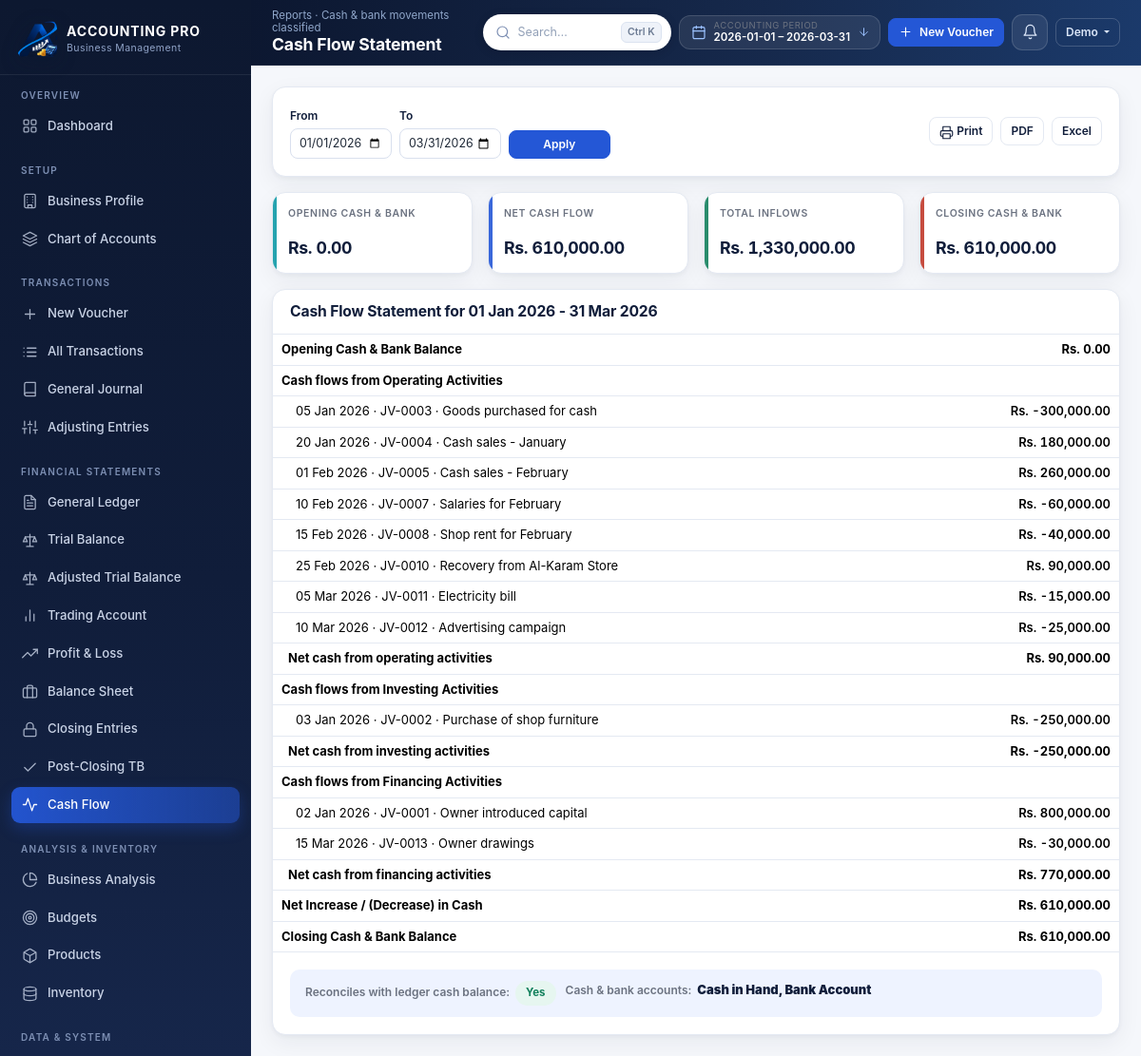
The app's page /cash-flow (signed in) with its own data.
### models.py (models this page shows, shortened)
class AccountingPeriod(db.Model):
    __tablename__ = "accounting_periods"
    __table_args__ = (UniqueConstraint("business_id", "label", name="uq_period_label"),)
    id = db.Column(Integer, primary_key=True)
    business_id = db.Column(Integer, ForeignKey("businesses.id", ondelete="CASCADE"),
                            nullable=False, index=True)
    label = db.Column(String(120), nullable=False)
    kind = db.Column(String(20), default="Yearly", nullable=False)
    start_date = db.Column(Date, nullable=False)
    end_date = db.Column(Date, nullable=False)
    is_active = db.Column(Boolean, default=True, nullable=False)
    is_closed = db.Column(Boolean, default=False, nullable=False)
    created_at = db.Column(DateTime, default=datetime.utcnow, nullable=False)
    business = relationship("Business", back_populates="periods")

class User(db.Model):
    __tablename__ = "users"
    id = db.Column(Integer, primary_key=True)
    name = db.Column(String(120), nullable=False)
    email = db.Column(String(190), nullable=False, unique=True, index=True)
    password_hash = db.Column(String(255), nullable=False)
    is_active = db.Column(Boolean, default=True, nullable=False)
    reset_token = db.Column(String(120), index=True)
    reset_expires = db.Column(DateTime)
    last_login = db.Column(DateTime)
    created_at = db.Column(DateTime, default=datetime.utcnow, nullable=False)
    businesses = relationship("Business", back_populates="user",
                              cascade="all, delete-orphan")
    settings = relationship("UserSettings", back_populates="user", uselist=False,
                            cascade="all, delete-orphan")

class JournalEntry(db.Model):
    __tablename__ = "journal_entries"
    __table_args__ = (
        UniqueConstraint("business_id", "voucher_no", name="uq_voucher_no"),
        Index("ix_entry_business_date", "business_id", "entry_date"),
    )
    id = db.Column(Integer, primary_key=True)
    business_id = db.Column(Integer, ForeignKey("businesses.id", ondelete="CASCADE"),
                            nullable=False, index=True)
    period_id = db.Column(Integer, ForeignKey("accounting_periods.id", ondelete="SET NULL"))
    voucher_no = db.Column(String(40), nullable=False)
    entry_date = db.Column(Date, nullable=False)
    entry_type = db.Column(String(40), default="General Journal", nullable=False)
    description = db.Column(String(255))
    narration = db.Column(Text)
    reference = db.Column(String(80))
    attachment = db.Column(String(255))
    status = db.Column(String(20), default="draft", nullable=False, index=True)
    reversal_of_id = db.Column(Integer, ForeignKey("journal_entries.id", ondelete="SET NULL"))
    total_debit = db.Column(Money, default=ZERO, nullable=False)
    total_credit = db.Column(Money, default=ZERO, nullable=False)
    created_by = db.Column(Integer, ForeignKey("users.id", ondelete="SET NULL"))
    created_at = db.Column(DateTime, default=datetime.utcnow, nullable=False)
    posted_at = db.Column(DateTime)
    lines = relationship("JournalLine", back_populates="entry",
                         cascade="all, delete-orphan", order_by="JournalLine.id")
    reversal_of = relationship("JournalEntry", remote_side=[id], foreign_keys=[reversal_of_id])

class JournalLine(db.Model):
    __tablename__ = "journal_lines"
    id = db.Column(Integer, primary_key=True)
    entry_id = db.Column(Integer, ForeignKey("journal_entries.id", ondelete="CASCADE"),
                         nullable=False, index=True)
    account_id = db.Column(Integer, ForeignKey("accounts.id", ondelete="RESTRICT"),
                           nullable=False, index=True)
    debit = db.Column(Money, default=ZERO, nullable=False)
    credit = db.Column(Money, default=ZERO, nullable=False)
    description = db.Column(String(255))
    entry = relationship("JournalEntry", back_populates="lines")
    account = relationship("Account", back_populates="lines")

### app.py (the view)
    @app.route("/cash-flow")
    @business_required
    def cash_flow_page():
        business = get_business()
        start, end = period_range()
        data = cash_flow(business.id, start, end)
        return render_template("cash_flow.html", cf=data)

### templates/cash_flow.html (shortened to what this page needs)
{% extends 'base.html' %}
{% from 'partials/icons.html' import icon %}
{% from 'partials/macros.html' import empty_state %}
{% block page_title %}Cash Flow Statement{% endblock %}
{% block crumb %}Reports · Cash &amp; bank movements classified{% endblock %}
{% block content %}
<div class="card mb-3 no-print">
  <div class="card-body d-flex flex-wrap gap-2 align-items-center">
    <form method="get" class="row g-2 align-items-end">
      <div class="col-6 col-md-4"><label class="form-label">From</label>
        <input type="date" class="form-control form-control-sm" name="start" value="{{ period_start }}"></div>
      <div class="col-6 col-md-4"><label class="form-label">To</label>
        <input type="date" class="form-control form-control-sm" name="end" value="{{ period_end }}"></div>
      <div class="col-12 col-md-4"><button class="btn btn-primary btn-sm w-100">Apply</button></div>
    </form>
    <div class="ms-auto d-flex flex-wrap gap-2">
      <button class="btn btn-sm btn-ghost" type="button" data-print>{{ icon('printer') }} Print</button>
      <a class="btn btn-sm btn-ghost" href="{{ url_for('export_report', fmt='pdf', report_name='cash_flow') }}">PDF</a>
      <a class="btn btn-sm btn-ghost" href="{{ url_for('export_report', fmt='excel', report_name='cash_flow') }}">Excel</a>
    </div>
  </div>
</div>
<div class="row g-3 mb-3">
  <div class="col-6 col-md-3"><div class="stat-card tone-cash">
    <div class="stat-label">Opening Cash &amp; Bank</div><div class="stat-value">{{ cf.opening|rs }}</div></div></div>
  <div class="col-6 col-md-3"><div class="stat-card tone-asset">
    <div class="stat-label">Net Cash Flow</div>
    <div class="stat-value {{ 'neg' if cf.net_change|neg }}">{{ cf.net_change|rs }}</div></div></div>
  <div class="col-6 col-md-3"><div class="stat-card tone-income">
    <div class="stat-label">Total Inflows</div><div class="stat-value">{{ cf.inflow|rs }}</div></div></div>
  <div class="col-6 col-md-3"><div class="stat-card tone-expense">
    <div class="stat-label">Closing Cash &amp; Bank</div><div class="stat-value">{{ cf.closing|rs }}</div></div></div>
</div>
<div class="card">
  <div class="card-header"><h3>Cash Flow Statement for {{ period_label }}</h3></div>
  <div class="card-body p-0">
    <div class="table-wrap">
      <table class="table table-sm mb-0">
        <tbody>
          <tr class="row-total"><td>Opening Cash &amp; Bank Balance</td>
            <td class="num" style="width:22%">{{ cf.opening|rs }}</td></tr>
          {% for bucket in ['Operating', 'Investing', 'Financing'] %}
            {% set amount = cf.operating if bucket == 'Operating' else (cf.investing if bucket == 'Investing' else cf.financing) %}
            <tr style="background:#f7f9fd"><td colspan="2"><strong>Cash flows from {{ bucket }} Activities</strong></td></tr>
            {% for d in cf.details[bucket] %}
              <tr><td class="ps-4">{{ d.date|dt }} · {{ d.voucher_no }} · {{ d.particulars }}</td>
                <td class="num {{ 'amount-pos' if d.amount > 0 else 'amount-neg' }}">{{ d.amount|rs }}</td></tr>
            {% else %}
              <tr><td class="ps-4 text-muted">No {{ bucket|lower }} cash movements.</td><td class="num">-</td></tr>
            {% endfor %}
            <tr><td class="fw-bold ps-3">Net cash from {{ bucket|lower }} activities</td>
              <td class="num fw-bold">{{ amount|rs }}</td></tr>
          {% endfor %}
        </tbody>
        <tfoot>
          <tr class="row-total"><td>Net Increase / (Decrease) in Cash</td>
            <td class="num">{{ cf.net_change|rs }}</td></tr>
          <tr class="row-total"><td>Closing Cash &amp; Bank Balance</td>
            <td class="num">{{ cf.closing|rs }}</td></tr>
        </tfoot>
      </table>
    </div>
  </div>
  <div class="card-body">
    <div class="totals-strip">
      <div class="item"><span>Reconciles with ledger cash balance:</span>
        <span class="status-pill {{ 'ok' if cf.reconciles else 'bad' }}">{{ 'Yes' if cf.reconciles else 'Check data' }}</span>
      </div>
      <div class="item"><span>Cash &amp; bank accounts:</span>
        <strong>{{ cf.accounts|map(attribute='name')|join(', ') if cf.accounts else 'none' }}</strong></div>
    </div>
  </div>
</div>
{% endblock %}

### templates/base.html (shortened to what this page needs)
{% from 'partials/icons.html' import icon %}
{% set notif_total = notifications.total if notifications is defined and notifications else 0 %}
{% set notif_items = notifications['items'] if notifications is defined and notifications else [] %}
<!doctype html>
<html lang="en">
<head>
  <link rel="stylesheet" href="{{ url_for('static', filename='vendor/bootstrap.min.css') }}">
  <link rel="stylesheet" href="{{ url_for('static', filename='css/style.css') }}">
</head>
<body>
{% if current_user %}
<div class="app-shell">
  <aside class="sidebar" id="sidebar">
    <div class="sidebar-brand">
      <img class="brand-mark brand-mark-logo" src="{{ url_for('static', filename='images/brand/logo-mark.png') }}" alt="ACCOUNTING PRO">
      <div class="brand-text">
        <strong>ACCOUNTING PRO</strong>
        <span>Business Management</span>
      </div>
    </div>
    {% set ep = request.endpoint %}
    <nav class="pb-3">
      <div class="nav-section">
        <div class="nav-section-title">Overview</div>
        <a class="nav-link {{ 'active' if ep == 'dashboard' }}" href="{{ url_for('dashboard') }}">{{ icon('grid') }} Dashboard</a>
      </div>
      <div class="nav-section">
        <div class="nav-section-title">Setup</div>
        <a class="nav-link {{ 'active' if ep in ['business_profile', 'add_period', 'activate_period'] }}" href="{{ url_for('business_profile') }}">{{ icon('building') }} Business Profile</a>
        <a class="nav-link {{ 'active' if ep in ['accounts', 'account_create', 'account_edit'] }}" href="{{ url_for('accounts') }}">{{ icon('layers') }} Chart of Accounts</a>
      </div>
      <div class="nav-section">
        <div class="nav-section-title">Transactions</div>
        <a class="nav-link {{ 'active' if ep == 'transaction_new' }}" href="{{ url_for('transaction_new') }}">{{ icon('plus') }} New Voucher</a>
        <a class="nav-link {{ 'active' if ep in ['transactions', 'transaction_view', 'transaction_edit'] }}" href="{{ url_for('transactions') }}">{{ icon('list') }} All Transactions</a>
        <a class="nav-link {{ 'active' if ep == 'journal' }}" href="{{ url_for('journal') }}">{{ icon('book') }} General Journal</a>
        <a class="nav-link {{ 'active' if ep in ['adjustments', 'adjustment_new'] }}" href="{{ url_for('adjustments') }}">{{ icon('sliders') }} Adjusting Entries</a>
      </div>
      <div class="nav-section">
        <div class="nav-section-title">Financial Statements</div>
        <a class="nav-link {{ 'active' if ep == 'ledger' }}" href="{{ url_for('ledger') }}">{{ icon('file-text') }} General Ledger</a>
        <a class="nav-link {{ 'active' if ep in ['trial_balance_page', 'trial_balance_manual'] }}" href="{{ url_for('trial_balance_page') }}">{{ icon('scale') }} Trial Balance</a>
        <a class="nav-link {{ 'active' if ep == 'adjusted_trial_balance_page' }}" href="{{ url_for('adjusted_trial_balance_page') }}">{{ icon('scale') }} Adjusted Trial Balance</a>
        <a class="nav-link {{ 'active' if ep == 'trading_account_page' }}" href="{{ url_for('trading_account_page') }}">{{ icon('chart') }} Trading Account</a>
        <a class="nav-link {{ 'active' if ep == 'profit_loss_page' }}" href="{{ url_for('profit_loss_page') }}">{{ icon('trending') }} Profit &amp; Loss</a>
        <a class="nav-link {{ 'active' if ep == 'balance_sheet_page' }}" href="{{ url_for('balance_sheet_page') }}">{{ icon('briefcase') }} Balance Sheet</a>
        <a class="nav-link {{ 'active' if ep == 'closing_entries_page' }}" href="{{ url_for('closing_entries_page') }}">{{ icon('lock') }} Closing Entries</a>
        <a class="nav-link {{ 'active' if ep == 'post_closing_tb_page' }}" href="{{ url_for('post_closing_tb_page') }}">{{ icon('check') }} Post-Closing TB</a>
        <a class="nav-link {{ 'active' if ep == 'cash_flow_page' }}" href="{{ url_for('cash_flow_page') }}">{{ icon('activity') }} Cash Flow</a>
      </div>
      <div class="nav-section">
        <div class="nav-section-title">Analysis &amp; Inventory</div>
        <a class="nav-link {{ 'active' if ep == 'analysis_page' }}" href="{{ url_for('analysis_page') }}">{{ icon('pie') }} Business Analysis</a>
        <a class="nav-link {{ 'active' if ep == 'budgets' }}" href="{{ url_for('budgets') }}">{{ icon('target') }} Budgets</a>
        <a class="nav-link {{ 'active' if ep == 'products' }}" href="{{ url_for('products') }}">{{ icon('box') }} Products</a>
        <a class="nav-link {{ 'active' if ep == 'inventory' }}" href="{{ url_for('inventory') }}">{{ icon('database') }} Inventory</a>
      </div>
      <div class="nav-section">
        <div class="nav-section-title">Data &amp; System</div>
        <a class="nav-link {{ 'active' if ep in ['import_center', 'import_preview'] }}" href="{{ url_for('import_center') }}">{{ icon('upload') }} Import Center</a>
      </div>
    </nav>
  </aside>
  <div class="main-wrap">
    <header class="topbar">
      <div class="page-heading">
        <div class="crumb">{% block crumb %}Dashboard{% endblock %}</div>
        <h1>{% block page_title %}Dashboard{% endblock %}</h1>
      </div>
      <div class="topbar-actions">
        <div class="topbar-search">
          <form method="get" action="{{ url_for('search') }}" role="search">
            <span class="search-ico">{{ icon('search') }}</span>
            <input type="search" name="q" id="globalSearch" autocomplete="off"
                   value="{{ request.args.get('q', '') if request.endpoint == 'search' else '' }}"
                   placeholder="Search&hellip;" aria-label="Global search"
                   title="Search accounts, vouchers and products (Ctrl+K)">
            <span class="kbd-hint">Ctrl K</span>
          </form>
        </div>
        <div class="dropdown fy-pill-wrap d-none d-xl-flex">
          <button class="fy-pill" type="button" data-bs-toggle="dropdown" aria-label="Accounting period">
            <span class="fy-ico">{{ icon('calendar') }}</span>
            <span class="fy-meta">
              <small>Accounting period</small>
              <span class="fy-range">{{ period_start }} &ndash; {{ period_end }}</span>
            </span>
            <span class="fy-caret">{{ icon('arrow-down') }}</span>
          </button>
        </div>
        <a class="btn btn-sm btn-primary btn-icon d-none d-md-inline-flex"
           href="{{ url_for('transaction_new') }}">{{ icon('plus') }} New Voucher</a>
        <div class="dropdown bell-wrap">
          <button class="bell-btn" type="button" data-bs-toggle="dropdown"
                  aria-label="Notifications{% if notif_total %} ({{ notif_total }} pending){% endif %}">
          </button>
        </div>
        <div class="dropdown">
          <button class="btn btn-sm btn-ghost dropdown-toggle" type="button" data-bs-toggle="dropdown">
            {{ current_user.name.split(' ')[0] }}
          </button>
        </div>
      </div>
    </header>
    <main class="content">
      <div class="content-inner">
        {% block content %}{% endblock %}
      </div>
    </main>
  </div>
</div>
{% else %}
  {% block auth %}{% endblock %}
{% endif %}
</body>
</html>

### records on screen
AccountingPeriod: start_date "2026-01-01", end_date "2026-03-31", start "01/01/2026", end "03/31/2026"
User: name "Demo"
JournalEntry: date|dt "05 Jan 2026", voucher_no "JV-0003"
JournalLine: particulars "Goods purchased for cash"
JournalEntry: date|dt "20 Jan 2026", voucher_no "JV-0004"
JournalLine: particulars "Cash sales - January"
JournalEntry: date|dt "01 Feb 2026", voucher_no "JV-0005"
JournalLine: particulars "Cash sales - February"
JournalEntry: date|dt "10 Feb 2026", voucher_no "JV-0007"
JournalLine: particulars "Salaries for February"
JournalEntry: date|dt "15 Feb 2026", voucher_no "JV-0008"
JournalLine: particulars "Shop rent for February"
JournalEntry: date|dt "25 Feb 2026", voucher_no "JV-0010"
JournalLine: particulars "Recovery from Al-Karam Store"
JournalEntry: date|dt "05 Mar 2026", voucher_no "JV-0011"
JournalLine: particulars "Electricity bill"
JournalEntry: date|dt "10 Mar 2026", voucher_no "JV-0012"
JournalLine: particulars "Advertising campaign"
JournalEntry: date|dt "03 Jan 2026", voucher_no "JV-0002"
JournalLine: particulars "Purchase of shop furniture"
JournalEntry: date|dt "02 Jan 2026", voucher_no "JV-0001"
JournalLine: particulars "Owner introduced capital"
JournalEntry: date|dt "15 Mar 2026", voucher_no "JV-0013"
JournalLine: particulars "Owner drawings"

### other values on screen
{{ cf.opening|rs }} "Rs. 0.00"
{{ cf.net_change|rs }} "Rs. 610,000.00"
{{ cf.inflow|rs }} "Rs. 1,330,000.00"
{{ cf.closing|rs }} "Rs. 610,000.00"
{{ period_label }} "01 Jan 2026 - 31 Mar 2026"
{{ bucket }} "Operating" "Investing" "Financing"
{{ d.amount|rs }} "Rs. -300,000.00" "Rs. 180,000.00" "Rs. 260,000.00" "Rs. -60,000.00" "Rs. -40,000.00" "Rs. 90,000.00" "Rs. -15,000.00" "Rs. -25,000.00" "Rs. -250,000.00" "Rs. 800,000.00" "Rs. -30,000.00"
{{ bucket|lower }} "operating" "investing" "financing"
{{ amount|rs }} "Rs. 90,000.00" "Rs. -250,000.00" "Rs. 770,000.00"
{{ 'Yes' if cf.reconciles else 'Check data' }} "Yes"
